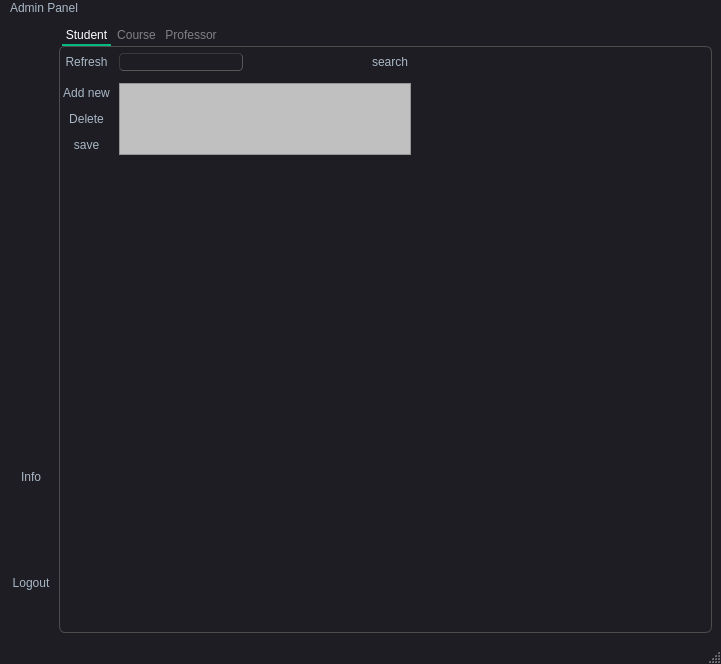
<?xml version="1.0" encoding="UTF-8"?>
<ui version="4.0">
 <class>HomePage</class>
 <widget class="QMainWindow" name="HomePage">
  <property name="geometry">
   <rect>
    <x>0</x>
    <y>0</y>
    <width>721</width>
    <height>664</height>
   </rect>
  </property>
  <property name="sizePolicy">
   <sizepolicy hsizetype="Maximum" vsizetype="Maximum">
    <horstretch>0</horstretch>
    <verstretch>0</verstretch>
   </sizepolicy>
  </property>
  <property name="windowTitle">
   <string>MainWindow</string>
  </property>
  <property name="styleSheet">
   <string notr="true">/*
Material Dark Style Sheet for QT Applications
Author: Jaime A. Quiroga P.
Inspired on https://github.com/jxfwinter/qt-material-stylesheet
Company: GTRONICK
Last updated: 04/12/2018, 15:00.
Available at: https://github.com/GTRONICK/QSS/blob/master/MaterialDark.qss
*/
QMainWindow {
	background-color:#1e1d23;
}
QDialog {
	background-color:#1e1d23;
}
QColorDialog {
	background-color:#1e1d23;
}
QTextEdit {
	background-color:#1e1d23;
	color: #a9b7c6;
}
QPlainTextEdit {
	selection-background-color:#007b50;
	background-color:#1e1d23;
	border-style: solid;
	border-top-color: transparent;
	border-right-color: transparent;
	border-left-color: transparent;
	border-bottom-color: transparent;
	border-width: 1px;
	color: #a9b7c6;
}
QPushButton{
	border-style: solid;
	border-top-color: transparent;
	border-right-color: transparent;
	border-left-color: transparent;
	border-bottom-color: transparent;
	border-width: 1px;
	border-style: solid;
	color: #a9b7c6;
	padding: 2px;
	background-color: #1e1d23;
}
QPushButton::default{
	border-style: inset;
	border-top-color: transparent;
	border-right-color: transparent;
	border-left-color: transparent;
	border-bottom-color: #04b97f;
	border-width: 1px;
	color: #a9b7c6;
	padding: 2px;
	background-color: #1e1d23;
}
QToolButton {
	border-style: solid;
	border-top-color: transparent;
	border-right-color: transparent;
	border-left-color: transparent;
	border-bottom-color: #04b97f;
	border-bottom-width: 1px;
	border-style: solid;
	color: #a9b7c6;
	padding: 2px;
	background-color: #1e1d23;
}
QToolButton:hover{
	border-style: solid;
	border-top-color: transparent;
	border-right-color: transparent;
	border-left-color: transparent;
	border-bottom-color: #37efba;
	border-bottom-width: 2px;
	border-style: solid;
	color: #FFFFFF;
	padding-bottom: 1px;
	background-color: #1e1d23;
}
QPushButton:hover{
	border-style: solid;
	border-top-color: transparent;
	border-right-color: transparent;
	border-left-color: transparent;
	border-bottom-color: #37efba;
	border-bottom-width: 1px;
	border-style: solid;
	color: #FFFFFF;
	padding-bottom: 2px;
	background-color: #1e1d23;
}
QPushButton:pressed{
	border-style: solid;
	border-top-color: transparent;
	border-right-color: transparent;
	border-left-color: transparent;
	border-bottom-color: #37efba;
	border-bottom-width: 2px;
	border-style: solid;
	color: #37efba;
	padding-bottom: 1px;
	background-color: #1e1d23;
}
QPushButton:disabled{
	border-style: solid;
	border-top-color: transparent;
	border-right-color: transparent;
	border-left-color: transparent;
	border-bottom-color: #808086;
	border-bottom-width: 2px;
	border-style: solid;
	color: #808086;
	padding-bottom: 1px;
	background-color: #1e1d23;
}
QLineEdit {
	border-width: 1px; border-radius: 4px;
	border-color: rgb(58, 58, 58);
	border-style: inset;
	padding: 0 8px;
	color: #a9b7c6;
	background:#1e1d23;
	selection-background-color:#007b50;
	selection-color: #FFFFFF;
}
QLabel {
	color: #a9b7c6;
}
QLCDNumber {
	color: #37e6b4;
}
QProgressBar {
	text-align: center;
	color: rgb(240, 240, 240);
	border-width: 1px; 
	border-radius: 10px;
	border-color: rgb(58, 58, 58);
	border-style: inset;
	background-color:#1e1d23;
}
QProgressBar::chunk {
	background-color: #04b97f;
	border-radius: 5px;
}
QMenuBar {
	background-color: #1e1d23;
}
QMenuBar::item {
	color: #a9b7c6;
  	spacing: 3px;
  	padding: 1px 4px;
  	background: #1e1d23;
}

QMenuBar::item:selected {
  	background:#1e1d23;
	color: #FFFFFF;
}
QMenu::item:selected {
	border-style: solid;
	border-top-color: transparent;
	border-right-color: transparent;
	border-left-color: #04b97f;
	border-bottom-color: transparent;
	border-left-width: 2px;
	color: #FFFFFF;
	padding-left:15px;
	padding-top:4px;
	padding-bottom:4px;
	padding-right:7px;
	background-color: #1e1d23;
}
QMenu::item {
	border-style: solid;
	border-top-color: transparent;
	border-right-color: transparent;
	border-left-color: transparent;
	border-bottom-color: transparent;
	border-bottom-width: 1px;
	border-style: solid;
	color: #a9b7c6;
	padding-left:17px;
	padding-top:4px;
	padding-bottom:4px;
	padding-right:7px;
	background-color: #1e1d23;
}
QMenu{
	background-color:#1e1d23;
}
QTabWidget {
	color:rgb(0,0,0);
	background-color:#1e1d23;
}
QTabWidget::pane {
		border-color: rgb(77,77,77);
		background-color:#1e1d23;
		border-style: solid;
		border-width: 1px;
    	border-radius: 6px;
}
QTabBar::tab {
	border-style: solid;
	border-top-color: transparent;
	border-right-color: transparent;
	border-left-color: transparent;
	border-bottom-color: transparent;
	border-bottom-width: 1px;
	border-style: solid;
	color: #808086;
	padding: 3px;
	margin-left:3px;
	background-color: #1e1d23;
}
QTabBar::tab:selected, QTabBar::tab:last:selected, QTabBar::tab:hover {
  	border-style: solid;
	border-top-color: transparent;
	border-right-color: transparent;
	border-left-color: transparent;
	border-bottom-color: #04b97f;
	border-bottom-width: 2px;
	border-style: solid;
	color: #FFFFFF;
	padding-left: 3px;
	padding-bottom: 2px;
	margin-left:3px;
	background-color: #1e1d23;
}

QCheckBox {
	color: #a9b7c6;
	padding: 2px;
}
QCheckBox:disabled {
	color: #808086;
	padding: 2px;
}

QCheckBox:hover {
	border-radius:4px;
	border-style:solid;
	padding-left: 1px;
	padding-right: 1px;
	padding-bottom: 1px;
	padding-top: 1px;
	border-width:1px;
	border-color: rgb(87, 97, 106);
	background-color:#1e1d23;
}
QCheckBox::indicator:checked {

	height: 10px;
	width: 10px;
	border-style:solid;
	border-width: 1px;
	border-color: #04b97f;
	color: #a9b7c6;
	background-color: #04b97f;
}
QCheckBox::indicator:unchecked {

	height: 10px;
	width: 10px;
	border-style:solid;
	border-width: 1px;
	border-color: #04b97f;
	color: #a9b7c6;
	background-color: transparent;
}
QRadioButton {
	color: #a9b7c6;
	background-color: #1e1d23;
	padding: 1px;
}
QRadioButton::indicator:checked {
	height: 10px;
	width: 10px;
	border-style:solid;
	border-radius:5px;
	border-width: 1px;
	border-color: #04b97f;
	color: #a9b7c6;
	background-color: #04b97f;
}
QRadioButton::indicator:!checked {
	height: 10px;
	width: 10px;
	border-style:solid;
	border-radius:5px;
	border-width: 1px;
	border-color: #04b97f;
	color: #a9b7c6;
	background-color: transparent;
}
QStatusBar {
	color:#027f7f;
}
QSpinBox {
	color: #a9b7c6;	
	background-color: #1e1d23;
}
QDoubleSpinBox {
	color: #a9b7c6;	
	background-color: #1e1d23;
}
QTimeEdit {
	color: #a9b7c6;	
	background-color: #1e1d23;
}
QDateTimeEdit {
	color: #a9b7c6;	
	background-color: #1e1d23;
}
QDateEdit {
	color: #a9b7c6;	
	background-color: #1e1d23;
}
QComboBox {
	color: #a9b7c6;	
	background: #1e1d23;
}
QComboBox:editable {
	background: #1e1d23;
	color: #a9b7c6;
	selection-background-color: #1e1d23;
}
QComboBox QAbstractItemView {
	color: #a9b7c6;	
	background: #1e1d23;
	selection-color: #FFFFFF;
	selection-background-color: #1e1d23;
}
QComboBox:!editable:on, QComboBox::drop-down:editable:on {
	color: #a9b7c6;	
	background: #1e1d23;
}
QFontComboBox {
	color: #a9b7c6;	
	background-color: #1e1d23;
}
QToolBox {
	color: #a9b7c6;
	background-color: #1e1d23;
}
QToolBox::tab {
	color: #a9b7c6;
	background-color: #1e1d23;
}
QToolBox::tab:selected {
	color: #FFFFFF;
	background-color: #1e1d23;
}
QScrollArea {
	color: #FFFFFF;
	background-color: #1e1d23;
}
QSlider::groove:horizontal {
	height: 5px;
	background: #04b97f;
}
QSlider::groove:vertical {
	width: 5px;
	background: #04b97f;
}
QSlider::handle:horizontal {
	background: qlineargradient(x1:0, y1:0, x2:1, y2:1, stop:0 #b4b4b4, stop:1 #8f8f8f);
	border: 1px solid #5c5c5c;
	width: 14px;
	margin: -5px 0;
	border-radius: 7px;
}
QSlider::handle:vertical {
	background: qlineargradient(x1:1, y1:1, x2:0, y2:0, stop:0 #b4b4b4, stop:1 #8f8f8f);
	border: 1px solid #5c5c5c;
	height: 14px;
	margin: 0 -5px;
	border-radius: 7px;
}
QSlider::add-page:horizontal {
    background: white;
}
QSlider::add-page:vertical {
    background: white;
}
QSlider::sub-page:horizontal {
    background: #04b97f;
}
QSlider::sub-page:vertical {
    background: #04b97f;
}</string>
  </property>
  <widget class="QWidget" name="centralwidget">
   <layout class="QGridLayout" name="gridLayout_4">
    <item row="0" column="0">
     <layout class="QVBoxLayout" name="verticalLayout">
      <item>
       <widget class="QLabel" name="helloLabel">
        <property name="font">
         <font>
          <pointsize>12</pointsize>
          <bold>true</bold>
         </font>
        </property>
        <property name="text">
         <string/>
        </property>
       </widget>
      </item>
      <item>
       <spacer name="verticalSpacer">
        <property name="orientation">
         <enum>Qt::Vertical</enum>
        </property>
        <property name="sizeType">
         <enum>QSizePolicy::Minimum</enum>
        </property>
        <property name="sizeHint" stdset="0">
         <size>
          <width>20</width>
          <height>40</height>
         </size>
        </property>
       </spacer>
      </item>
      <item>
       <widget class="QPushButton" name="infoButton">
        <property name="sizePolicy">
         <sizepolicy hsizetype="Minimum" vsizetype="Fixed">
          <horstretch>0</horstretch>
          <verstretch>0</verstretch>
         </sizepolicy>
        </property>
        <property name="minimumSize">
         <size>
          <width>0</width>
          <height>100</height>
         </size>
        </property>
        <property name="text">
         <string>Info</string>
        </property>
       </widget>
      </item>
      <item>
       <widget class="QPushButton" name="logoutButton">
        <property name="minimumSize">
         <size>
          <width>0</width>
          <height>100</height>
         </size>
        </property>
        <property name="text">
         <string>Logout</string>
        </property>
       </widget>
      </item>
     </layout>
    </item>
    <item row="0" column="1">
     <widget class="QTabWidget" name="tabWidget">
      <property name="sizePolicy">
       <sizepolicy hsizetype="Expanding" vsizetype="Expanding">
        <horstretch>0</horstretch>
        <verstretch>0</verstretch>
       </sizepolicy>
      </property>
      <property name="currentIndex">
       <number>0</number>
      </property>
      <property name="iconSize">
       <size>
        <width>25</width>
        <height>25</height>
       </size>
      </property>
      <widget class="QWidget" name="tab1">
       <attribute name="title">
        <string>Student</string>
       </attribute>
       <widget class="QWidget" name="">
        <layout class="QHBoxLayout" name="horizontalLayout_3">
         <item>
          <layout class="QGridLayout" name="gridLayout" rowstretch="0,1" columnstretch="0,1">
           <item row="0" column="1">
            <layout class="QHBoxLayout" name="horizontalLayout">
             <item>
              <widget class="QLineEdit" name="lineEdit_stud"/>
             </item>
             <item>
              <spacer name="horizontalSpacer">
               <property name="orientation">
                <enum>Qt::Horizontal</enum>
               </property>
               <property name="sizeType">
                <enum>QSizePolicy::Maximum</enum>
               </property>
               <property name="sizeHint" stdset="0">
                <size>
                 <width>120</width>
                 <height>30</height>
                </size>
               </property>
              </spacer>
             </item>
             <item>
              <widget class="QPushButton" name="search_stud">
               <property name="text">
                <string>search</string>
               </property>
              </widget>
             </item>
            </layout>
           </item>
           <item row="1" column="0">
            <layout class="QVBoxLayout" name="verticalLayout_3">
             <item>
              <widget class="QPushButton" name="addStudent">
               <property name="text">
                <string>Add new</string>
               </property>
              </widget>
             </item>
             <item>
              <widget class="QPushButton" name="delete_stud">
               <property name="text">
                <string>Delete</string>
               </property>
              </widget>
             </item>
             <item>
              <widget class="QPushButton" name="save_stud">
               <property name="text">
                <string>save</string>
               </property>
              </widget>
             </item>
            </layout>
           </item>
           <item row="1" column="1">
            <widget class="QTableWidget" name="studentTable">
             <property name="sizePolicy">
              <sizepolicy hsizetype="Preferred" vsizetype="Preferred">
               <horstretch>0</horstretch>
               <verstretch>0</verstretch>
              </sizepolicy>
             </property>
             <property name="font">
              <font>
               <pointsize>18</pointsize>
              </font>
             </property>
             <property name="styleSheet">
              <string notr="true">QTableWidget{
background-color: #C0C0C0;
alternate-background-color: #606060;
selection-background-color: #202020;
}</string>
             </property>
             <property name="editTriggers">
              <set>QAbstractItemView::NoEditTriggers</set>
             </property>
             <property name="alternatingRowColors">
              <bool>true</bool>
             </property>
             <property name="selectionMode">
              <enum>QAbstractItemView::SingleSelection</enum>
             </property>
             <property name="selectionBehavior">
              <enum>QAbstractItemView::SelectRows</enum>
             </property>
             <property name="sortingEnabled">
              <bool>true</bool>
             </property>
             <attribute name="horizontalHeaderStretchLastSection">
              <bool>true</bool>
             </attribute>
            </widget>
           </item>
           <item row="0" column="0">
            <widget class="QPushButton" name="RefreshSButton">
             <property name="text">
              <string>Refresh</string>
             </property>
            </widget>
           </item>
          </layout>
         </item>
        </layout>
       </widget>
      </widget>
      <widget class="QWidget" name="tab_2">
       <attribute name="title">
        <string>Course</string>
       </attribute>
       <widget class="QWidget" name="">
        <layout class="QGridLayout" name="gridLayout_2" rowstretch="0,1" columnstretch="0,1">
         <item row="0" column="1">
          <layout class="QHBoxLayout" name="horizontalLayout_6">
           <item>
            <widget class="QLineEdit" name="lineEdit_course"/>
           </item>
           <item>
            <spacer name="horizontalSpacer_3">
             <property name="orientation">
              <enum>Qt::Horizontal</enum>
             </property>
             <property name="sizeType">
              <enum>QSizePolicy::Maximum</enum>
             </property>
             <property name="sizeHint" stdset="0">
              <size>
               <width>120</width>
               <height>30</height>
              </size>
             </property>
            </spacer>
           </item>
           <item>
            <widget class="QPushButton" name="search_course">
             <property name="text">
              <string>search</string>
             </property>
            </widget>
           </item>
           <item>
            <widget class="QPushButton" name="pushButton_10">
             <property name="text">
              <string>clear</string>
             </property>
            </widget>
           </item>
          </layout>
         </item>
         <item row="1" column="0">
          <layout class="QVBoxLayout" name="verticalLayout_5">
           <item>
            <widget class="QPushButton" name="addCourse">
             <property name="text">
              <string>Add new</string>
             </property>
            </widget>
           </item>
           <item>
            <widget class="QPushButton" name="delete_course">
             <property name="text">
              <string>Delete</string>
             </property>
            </widget>
           </item>
           <item>
            <widget class="QPushButton" name="save_course">
             <property name="text">
              <string>save</string>
             </property>
            </widget>
           </item>
          </layout>
         </item>
         <item row="1" column="1">
          <widget class="QTableWidget" name="courseTable">
           <property name="sizePolicy">
            <sizepolicy hsizetype="Preferred" vsizetype="Preferred">
             <horstretch>0</horstretch>
             <verstretch>0</verstretch>
            </sizepolicy>
           </property>
           <property name="font">
            <font>
             <pointsize>18</pointsize>
            </font>
           </property>
           <property name="styleSheet">
            <string notr="true">QTableWidget{
background-color: #C0C0C0;
alternate-background-color: #606060;
selection-background-color: #202020;
}</string>
           </property>
           <property name="editTriggers">
            <set>QAbstractItemView::NoEditTriggers</set>
           </property>
           <property name="alternatingRowColors">
            <bool>true</bool>
           </property>
           <property name="selectionMode">
            <enum>QAbstractItemView::SingleSelection</enum>
           </property>
           <property name="selectionBehavior">
            <enum>QAbstractItemView::SelectRows</enum>
           </property>
           <property name="sortingEnabled">
            <bool>true</bool>
           </property>
           <attribute name="horizontalHeaderStretchLastSection">
            <bool>true</bool>
           </attribute>
          </widget>
         </item>
         <item row="0" column="0">
          <widget class="QPushButton" name="RefreshCButton">
           <property name="text">
            <string>Refresh</string>
           </property>
          </widget>
         </item>
        </layout>
       </widget>
      </widget>
      <widget class="QWidget" name="tab_3">
       <attribute name="title">
        <string>Professor</string>
       </attribute>
       <widget class="QWidget" name="">
        <layout class="QGridLayout" name="gridLayout_5" rowstretch="0,1,0" columnstretch="0,1">
         <item row="2" column="0">
          <layout class="QVBoxLayout" name="verticalLayout_6">
           <item>
            <widget class="QPushButton" name="addProfessor">
             <property name="text">
              <string>Add new</string>
             </property>
            </widget>
           </item>
           <item>
            <widget class="QPushButton" name="delete_prof">
             <property name="text">
              <string>Delete</string>
             </property>
            </widget>
           </item>
           <item>
            <widget class="QPushButton" name="save_prof">
             <property name="text">
              <string>save</string>
             </property>
            </widget>
           </item>
          </layout>
         </item>
         <item row="2" column="1">
          <widget class="QTableWidget" name="professorTable">
           <property name="enabled">
            <bool>true</bool>
           </property>
           <property name="sizePolicy">
            <sizepolicy hsizetype="Preferred" vsizetype="Preferred">
             <horstretch>0</horstretch>
             <verstretch>0</verstretch>
            </sizepolicy>
           </property>
           <property name="font">
            <font>
             <pointsize>18</pointsize>
            </font>
           </property>
           <property name="styleSheet">
            <string notr="true">QTableWidget{
background-color: #C0C0C0;
alternate-background-color: #606060;
selection-background-color: #202020;
}</string>
           </property>
           <property name="editTriggers">
            <set>QAbstractItemView::NoEditTriggers</set>
           </property>
           <property name="alternatingRowColors">
            <bool>true</bool>
           </property>
           <property name="selectionMode">
            <enum>QAbstractItemView::SingleSelection</enum>
           </property>
           <property name="selectionBehavior">
            <enum>QAbstractItemView::SelectRows</enum>
           </property>
           <property name="sortingEnabled">
            <bool>true</bool>
           </property>
           <attribute name="horizontalHeaderStretchLastSection">
            <bool>true</bool>
           </attribute>
          </widget>
         </item>
         <item row="1" column="0">
          <widget class="QPushButton" name="refreshPButton">
           <property name="text">
            <string>Refresh</string>
           </property>
          </widget>
         </item>
         <item row="1" column="1">
          <layout class="QHBoxLayout" name="horizontalLayout_4">
           <item>
            <widget class="QLineEdit" name="lineEdit_prof"/>
           </item>
           <item>
            <spacer name="horizontalSpacer_4">
             <property name="orientation">
              <enum>Qt::Horizontal</enum>
             </property>
             <property name="sizeType">
              <enum>QSizePolicy::Maximum</enum>
             </property>
             <property name="sizeHint" stdset="0">
              <size>
               <width>120</width>
               <height>30</height>
              </size>
             </property>
            </spacer>
           </item>
           <item>
            <widget class="QPushButton" name="search_prof">
             <property name="text">
              <string>search</string>
             </property>
            </widget>
           </item>
          </layout>
         </item>
        </layout>
       </widget>
      </widget>
     </widget>
    </item>
   </layout>
  </widget>
  <widget class="QMenuBar" name="menubar">
   <property name="geometry">
    <rect>
     <x>0</x>
     <y>0</y>
     <width>721</width>
     <height>28</height>
    </rect>
   </property>
   <widget class="QMenu" name="menuAdmin_Panel">
    <property name="title">
     <string>Admin Panel</string>
    </property>
    <addaction name="actionHome_Page"/>
   </widget>
   <addaction name="menuAdmin_Panel"/>
  </widget>
  <widget class="QStatusBar" name="statusbar"/>
  <action name="actionHome_Page">
   <property name="text">
    <string>Home Page</string>
   </property>
  </action>
 </widget>
 <resources/>
 <connections/>
</ui>
